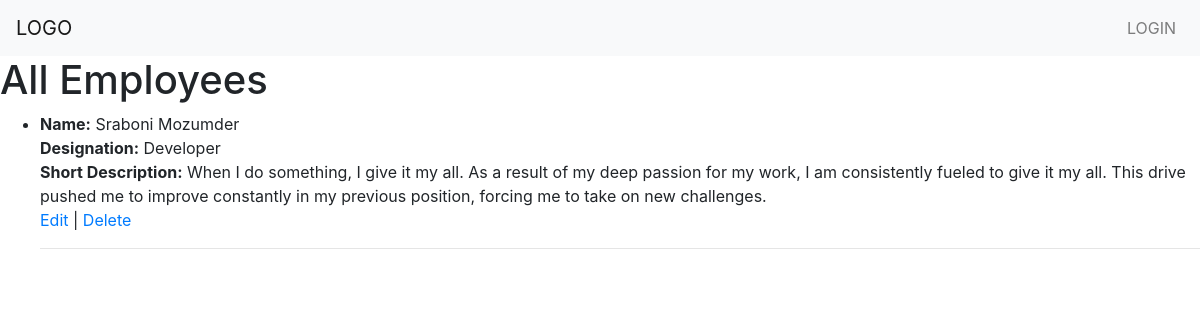
Before: /home/ with the older database file.
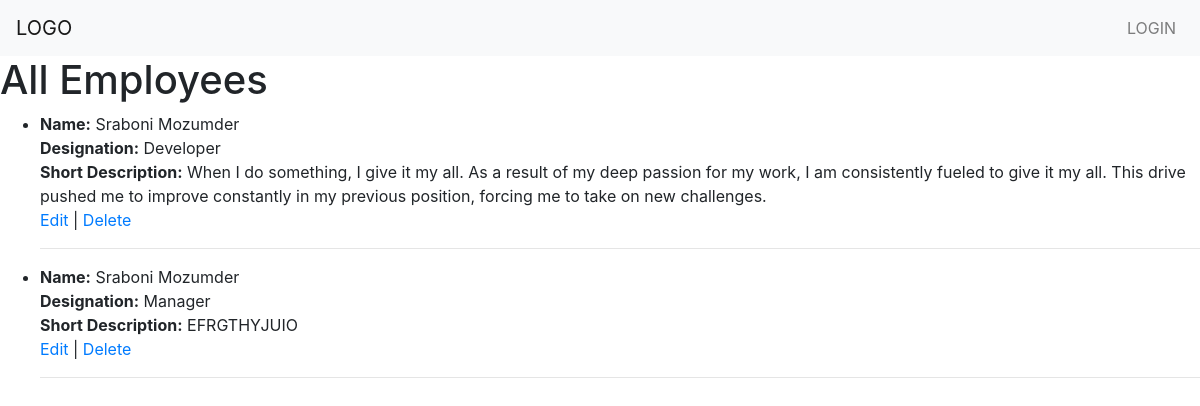
After: the same page with the newer database file.
### Employee_Management_APP/models.py (models this page shows, shortened)
class Employee(models.Model):
    DESIGNATION_CHOICES = [
        ('Manager', 'Manager'),
        ('Developer', 'Developer'),
        ('Designer', 'Designer'),
        ('Tester', 'Tester'),
    ]
    name = models.CharField(max_length=100)
    address = models.CharField(max_length=255)
    phone_number = models.CharField(max_length=14)
    salary = models.DecimalField(max_digits=10, decimal_places=2, editable=False)  # Non-editable after saving
    designation = models.CharField(max_length=50, choices=DESIGNATION_CHOICES, editable=False)  # Non-editable after saving
    short_description = models.TextField()

### Employee_Management_APP/views.py (the view)
# urls.py: path('home/', views.employee_list, name='home'),  # Home page that lists employees
def employee_list(request):
    employees = Employee.objects.all()
    return render(request, 'employee_list.html', {'employees': employees})

### Employee_Management_APP/templates/employee_list.html
{% extends "base.html" %}
{% block content %}
<h1>All Employees</h1>
<ul>
    {% for employee in employees %}
        <li>
            <strong>Name:</strong> {{ employee.name }} <br>
            <strong>Designation:</strong> {{ employee.designation }} <br>
            <strong>Short Description:</strong> {{ employee.short_description }} <br>
            <a href="{% url 'update_employee' employee.pk %}">Edit</a> |
            <a href="{% url 'delete_employee' employee.pk %}">Delete</a>
        </li>
        <hr>
    {% endfor %}
</ul>
{% endblock %}

Changed rows visible on the page:
added Employee: name "Sraboni Mozumder", designation "Manager", short_description "EFRGTHYJUIO"
